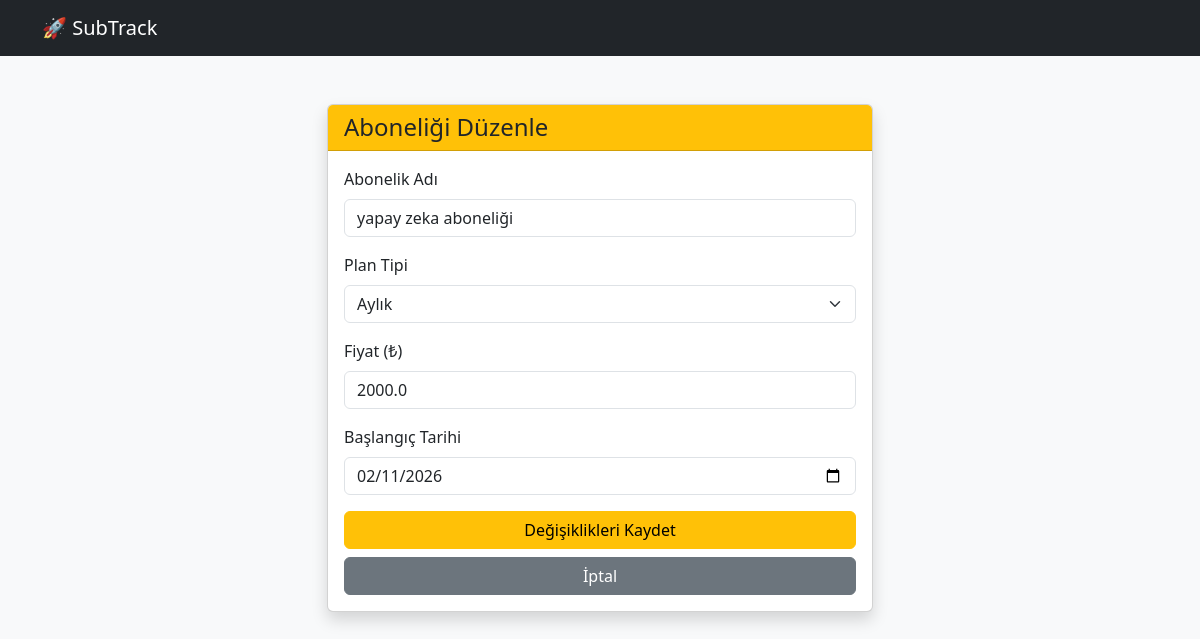
Screenshot of /edit/11 with the database file from the repository.
### tables this page shows
CREATE TABLE subscriptions (
                id INTEGER PRIMARY KEY AUTOINCREMENT,
                user_id INTEGER NOT NULL,
                name TEXT NOT NULL,
                plan_type TEXT NOT NULL CHECK (plan_type IN ('Aylık', 'Yıllık', 'Haftalık')),
                price REAL NOT NULL,
                start_date DATE,
                status TEXT DEFAULT 'Aktif' CHECK (status IN ('Aktif', 'İptal Edildi')),
                FOREIGN KEY (user_id) REFERENCES users (id) ON DELETE CASCADE
            );

### app.py (the view, shortened to what this page needs)
@app.route("/edit/<int:id>", methods=["GET", "POST"])
def edit_subscription(id):
    sub = db.get_subscription(id)
    return render_template("edit_subscription.html", sub=sub)

### db.py (called while the page is built)
    def connect(self):
        self.conn = sqlite3.connect(self.db_name)
        self.conn.execute("PRAGMA foreign_keys = ON;")
        self.conn.row_factory = sqlite3.Row
        return self.conn

    def close(self):
        if self.conn:
            self.conn.close()
            self.conn = None

    def execute_query(self, query, params=None):
        opened_here = False
        if not self.conn:
            self.connect()
            opened_here = True
        try:
            cursor = self.conn.cursor()
            if params:
                cursor.execute(query, params)
            else:
                cursor.execute(query)
            self.conn.commit()
            return cursor.fetchall()
        finally:
            if opened_here:
                self.close()

    def get_subscription(self, sub_id):
        query = "SELECT * FROM subscriptions WHERE id = ?"
        rows = self.execute_query(query, (sub_id,))
        return dict(rows[0]) if rows else None

### templates/edit_subscription.html (shortened to what this page needs)
<!DOCTYPE html>
<html lang="tr">
<head>
    <link href="https://cdn.jsdelivr.net/npm/bootstrap@5.3.0/dist/css/bootstrap.min.css" rel="stylesheet">
</head>
<body class="bg-light">
    <nav class="navbar navbar-dark bg-dark">
        <div class="container">
            <a class="navbar-brand" href="/">🚀 SubTrack</a>
        </div>
    </nav>
    <div class="container mt-5">
        <div class="row justify-content-center">
            <div class="col-md-6">
                <div class="card shadow">
                    <div class="card-header bg-warning text-dark">
                        <h4 class="mb-0">Aboneliği Düzenle</h4>
                    </div>
                    <div class="card-body">
                        <form action="/edit/{{ sub.id }}" method="POST">
                            <div class="mb-3">
                                <label class="form-label">Abonelik Adı</label>
                                <input type="text" class="form-control" name="name" value="{{ sub.name }}" required>
                            </div>
                            <div class="mb-3">
                                <label class="form-label">Plan Tipi</label>
                                <select class="form-select" name="plan_type">
                                    <option value="Aylık" {% if sub.plan_type == 'Aylık' %}selected{% endif %}>Aylık</option>
                                </select>
                            </div>
                            <div class="mb-3">
                                <label class="form-label">Fiyat (₺)</label>
                                <input type="number" step="0.01" class="form-control" name="price" value="{{ sub.price }}" required>
                            </div>
                            <div class="mb-3">
                                <label class="form-label">Başlangıç Tarihi</label>
                                <input type="date" class="form-control" name="start_date" value="{{ sub.start_date }}" required>
                            </div>
                            <button type="submit" class="btn btn-warning w-100 mb-2">Değişiklikleri Kaydet</button>
                            <a href="/" class="btn btn-secondary w-100">İptal</a>
                        </form>
                    </div>
                </div>
            </div>
        </div>
    </div>
</body>
</html>

### rows the page displays
subscriptions: name "yapay zeka aboneliği", plan_type "Aylık", price "2000.0", start_date "02/11/2026"
